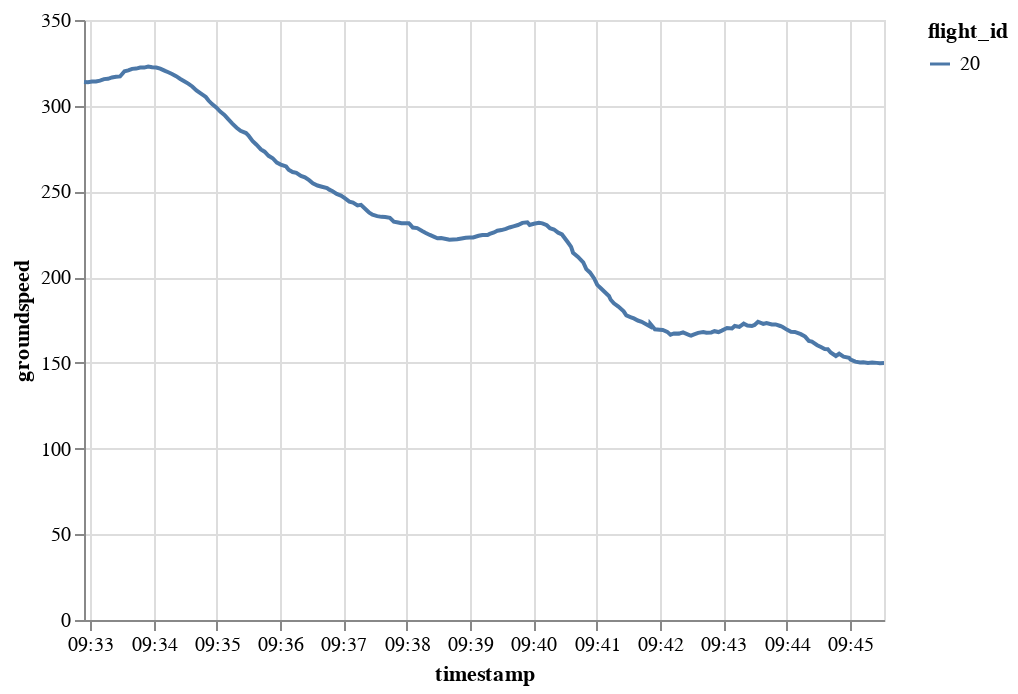

The notebook cell saved with this chart:
### Code cell
generated.chart().encode(alt.Y("groundspeed"), alt.X("timestamp"), alt.Color("flight_id"))

### Figure 1 — Vega-Lite specification as saved in the notebook (floating-point values rounded to 4 significant figures; data arrays with more than 128 entries replaced by an {"elided": "..."} marker saying what was removed)
{"config": {"view": {"continuousWidth": 400, "continuousHeight": 300}}, "data": {"name": "data-2568e6c6a95d2f03c72e4411fe3d7997"}, "mark": "line", "encoding": {"color": {"type": "nominal", "field": "flight_id"}, "x": {"type": "temporal", "field": "timestamp"}, "y": {"type": "quantitative", "field": "groundspeed"}}, "$schema": "https://vega.github.io/schema/vega-lite/v4.8.1.json", "datasets": {"data-2568e6c6a95d2f03c72e4411fe3d7997": {"elided": "200 records"}}}
